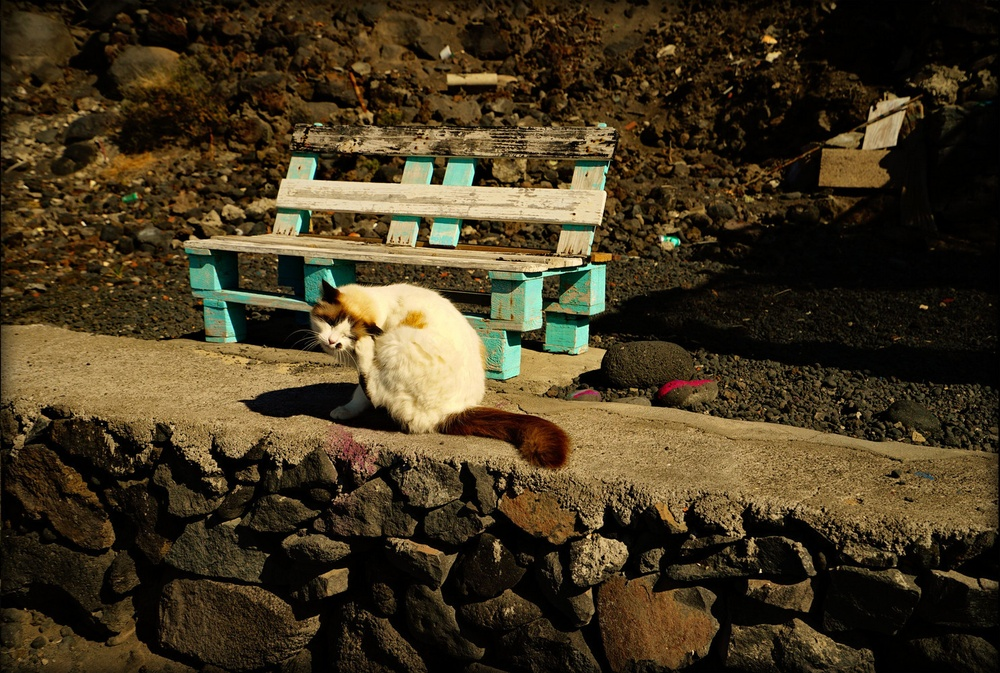
#> input picture assignment/images/cat_l.jpg, 1000 x 673 px, shrunk from 1486 x 1000 before the run
$ python final-assignment.py
#> lines starting #> are read from the running program, lines starting #| are printed output that depends on the picture; after the words box and inside, x2 and y2 are one past the last pixel; in counts of white or black regions, pixels touching at a corner belong together
### assignment/ipl.py
#!/usr/bin/env python

'''
This module (image-processing-library) contains functions and classes used for image processing.
'''

import numpy as np
import cv2 as cv
from matplotlib import pyplot as plt


# class to collect images with labels and display them all at once
class ImageDisplay:
    def __init__(self):
        self.images = []
        self.labels = []
        self.colors = []

    # adds an image to the collection
    def add_image(self, img, label, color='gray'):
        self.images.append(img)
        self.labels.append(label)
        self.colors.append(color)

    # displays all added images
    def show(self):
        img_len = len(self.images)
        sqrt = np.ceil(np.sqrt(img_len))
        for i in range(img_len):
            plt.subplot(sqrt, sqrt, i +
                        1), plt.imshow(self.images[i], self.colors[i])
            plt.title(self.labels[i])
            plt.xticks([]), plt.yticks([])
        plt.show()


# class to produce a segmentation filter for an image
class ImageSegmentation:
    # saves the image to segment and the initial filter
    def __init__(self, img, bg_color=[0, 0, 255]):
        self.filter = np.full(np.shape(img), bg_color)
        self.img = img

    # add a mask to the filter
    def add_mask(self, mask, color):
        self.filter[mask == 255] = color

    # applies a mask to the image and returns the result
    def apply_mask(self, mask):
        return cv.bitwise_and(self.img, self.img, mask=mask)

    # returns the current filter
    def get_filter(self):
        return self.filter


# loads images and converts them to rgb
def load_images():
    imgL = cv.imread('images/cat_l.jpg', 1)
#> imgL is the input picture: shape (673, 1000, 3); mean B, G, R 32.4, 54.9, 67.2
    imgR = cv.imread('images/cat_r.jpg', 1)
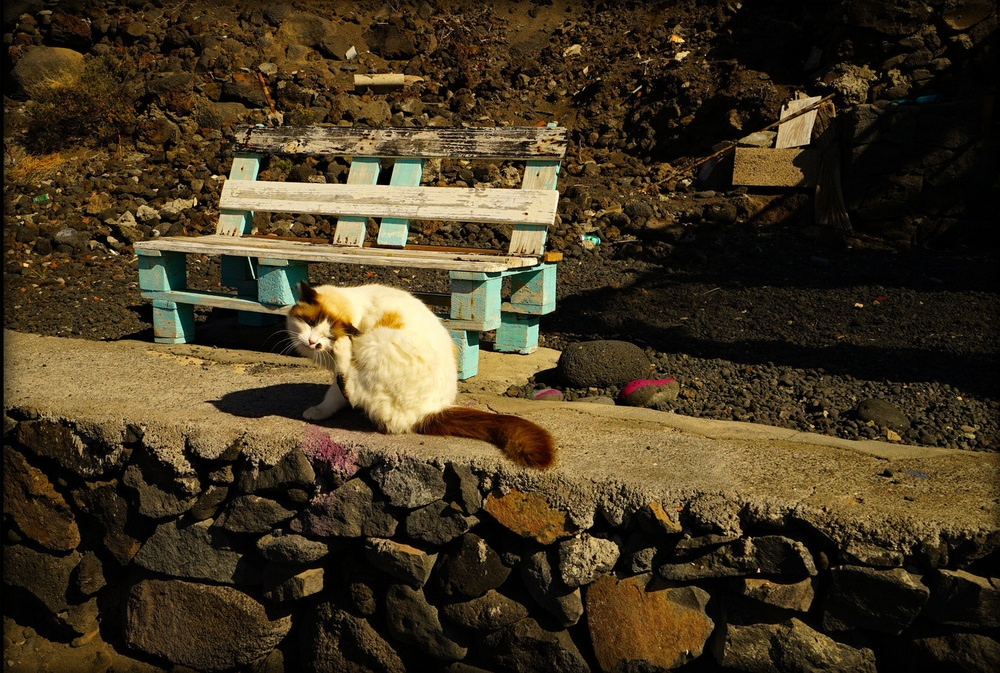
#> input picture assignment/images/cat_r.jpg, 1000 x 673 px, shrunk from 1486 x 1000 before the run
#> imgR is the input picture: shape (673, 1000, 3); mean B, G, R 33.2, 55.4, 67.7
    imgL = cv.cvtColor(imgL, cv.COLOR_BGR2RGB)
    imgR = cv.cvtColor(imgR, cv.COLOR_BGR2RGB)
    return imgL, imgR


# gererate depth map
def build_depth_map(imgL, imgR):
    stereo = cv.StereoBM_create()
    stereo.setBlockSize(37)  # default: 21
    stereo.setDisp12MaxDiff(-1)  # default: -1
    stereo.setMinDisparity(0)  # default: 0
    stereo.setNumDisparities(96)  # default: 64
    stereo.setSpeckleRange(0)  # default: 0
    stereo.setSpeckleWindowSize(0)  # default: 0
    stereo.setPreFilterCap(31)  # default: 31
    stereo.setPreFilterSize(9)  # default: 9
    stereo.setPreFilterType(1)  # default: 1
    stereo.setSmallerBlockSize(0)  # default: 0
    stereo.setTextureThreshold(10)  # default: 10
    stereo.setUniquenessRatio(13)  # default: 15
    return stereo.compute(imgL, imgR)


# applies dilation and erode to the given image with the given kernel size
def morph_close(img, kernel_size=10, iterations=1):
    kernel = np.ones((kernel_size, kernel_size), np.uint8)
    img_dilation = cv.dilate(img, kernel, iterations=iterations)
    img_erode = cv.erode(img_dilation, kernel, iterations=iterations)
    return img_erode


# applies erode and dilation to the given image with the given kernel size
def morph_open(img, kernel_size=10, iterations=1):
    kernel = np.ones((kernel_size, kernel_size), np.uint8)
    img_erode = cv.erode(img, kernel, iterations=iterations)
    img_dilation = cv.dilate(img_erode, kernel, iterations=iterations)
    return img_dilation

### assignment/final-assignment.py
#!/usr/bin/env python
# coding: utf-8

# # Image Processing Assignment
#
# Michael Gabler - michael.gabler@etu.u-bordeaux.fr
#
# This assignment will show how to segment an image using methods from the Image Processing course and the opencv implementation for Python. The goal is to load a stereoscopic image and generate a filter for it where every object of the picture is filled with a different color. This filter could be used to extract the objects of the original image.

# ## Load libraries
#
# First of all, it's necessary to load all required libraries like numpy, opencv and matplotlib. Since images are represented as matrices or multi-dimensional arrays numpy can help to manipulate them using basic mathematical operations. For more complex image processing opencv is a good choice. It's a library that contains many pre-programmed algorithms for various purposes in the field of computer vision and is therefore useful for this project. With matplotlib it's possible to easily display an image visually to show the current progress.
#
# All other functions and classes that are used in this assignment were put to another python file to make the code in this documentation easier to read. The code can be found in `ipl.py` where there's additional documentation in form of code comments, too.

# In[1]:


import numpy as np
import cv2 as cv
from matplotlib import pyplot as plt
import ipl

# container to collect all produced images to display them in the end
results = ipl.ImageDisplay()


# ## Load images
#
# In this section the image that needs to be processed is loaded. All the methods are applied to a photo that shows an outdoor scene with a cat on a wall and a bench in the background. The task is to build a filter image that colors the areas for the cat, the bench and the wall. Since the photo was taken with a stereoscopic camera there are two pictures which slightly different viewing angles. The function `load_images` returns the pictures `imgL` and `imgR` that correspond to the left and right camera or to the two eyes when considering a human observer.
#
# Both images are loaded with the rgb color scheme and have the shape `(1000, 1486, 3)` which corresponds to a picture with 1486 x 1000 pixels with 3 color channels for each pixel. They are also converted to obtain a grayscale representation since this is needed for further processing.

# In[2]:


imgL, imgR = ipl.load_images()

print('imgL shape:', np.shape(imgL))
#| imgL shape: (673, 1000, 3)
print('imgR shape:', np.shape(imgR))
#| imgR shape: (673, 1000, 3)

# produce gray-scale copies of the images
imgL_gray = cv.cvtColor(imgL, cv.COLOR_RGB2GRAY)
imgR_gray = cv.cvtColor(imgR, cv.COLOR_RGB2GRAY)
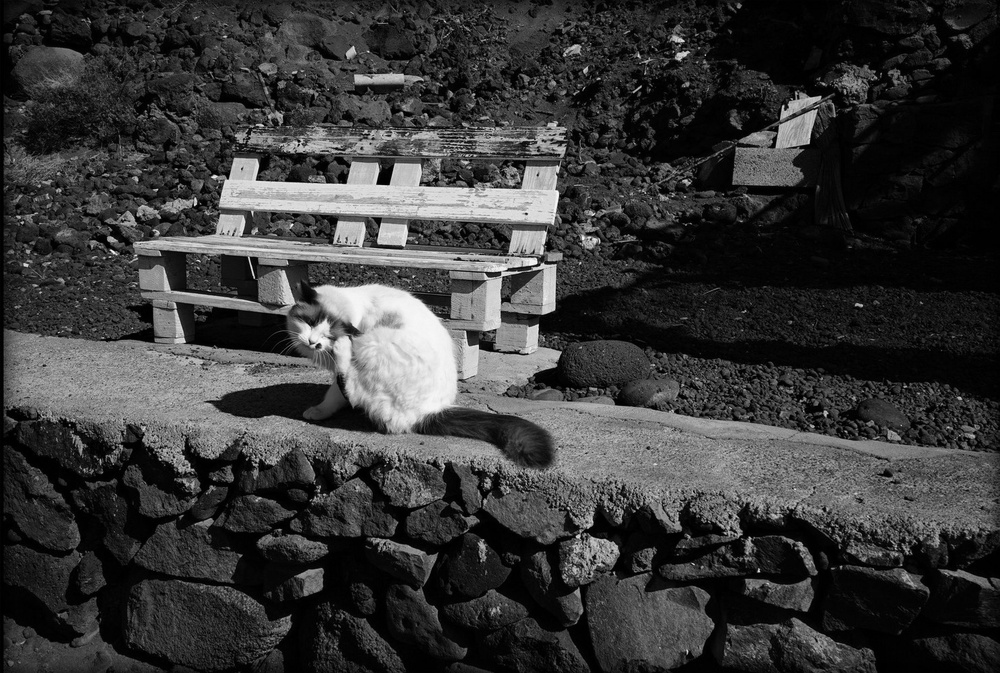
#> imgR_gray: shape (673, 1000); min 0, max 251, mean 56.5

results.add_image(imgL, 'original', 'viridis')
plt.imshow(imgL)
plt.show()


# ## Build depth map
#
# The next step is to build a depth map with the stereoscopic image. Since the same scene is captured from two different viewing angles it is possible to calculate the distance between a pixel from each image that refers to the same point in the scene. Because of the camera setting pixels that are closer to the camera should have a bigger distance than pixels that are more in the background. The used algorithm takes the grayscale representation of the loaded images and tries to find matching pixels to calculate their distances. The result is a grayscale image of the same shape as the input with pixel values that describe the depth of the pixel. The higher the value the higher is the pixel's distance from the camera which means that the distance between the corresponding pixels in `imgL` and `imgR` is small.
#
# After the depth map is generated its values are mapped to a range between 0 and 255 so that they can be saved as 8 bit unsigned integer values. Unfortunately, the algorithm produces some noise due to incorrect pixel mappings which can be reduced by applying a low-pass filter like the median blur used in this example.

# In[3]:


depth_map = ipl.build_depth_map(imgL_gray, imgR_gray)

# norm the depth map values to 255 (unsigned int)
depth_map = depth_map + np.absolute(np.amin(depth_map))
depth_map = np.uint8(depth_map / np.amax(depth_map) * 255)

# reduce noise with low-pass filter
depth_map = cv.medianBlur(depth_map, 7)
depth_map = ipl.morph_close(depth_map)

results.add_image(depth_map, 'depth map')
plt.imshow(depth_map, 'gray')
plt.show()


# ## Create final filter image
#
# The final segmentation image is constructed by the class `ImageSegmentation` which initially creates an empty picture with the same shape as the original image and fills it with blue color. As the segmentation masks are built, they can be added using a different color.

# In[4]:


final_segmentation = ipl.ImageSegmentation(imgL)


# ## Segment cat
#
# There are multiple ways to extract an area from an image. In this example the cat is extracted using the depth map and color thresholding. First of all, the depth map is filtered to gain all pixels that have the same distance to the camera as the cat. This results in a filter that also selects some pixels of the wall since they have the same distance, and which are considered as noise. To reduce the amount of noise a second filter is built that uses color thresholding to get all pixels of the wall. Since the colors of the wall and the cat are very different the second filter doesn't contain pixels of the cat. The second filter can now be subtracted from the first one which results in a mask for the cat with less noise.
#
# To make the masks more precise the erode and dilation methods are used which make the selected areas smaller at first and enlarge them in the second step again to get the original size. During that process small noisy areas disappear. If they are used in reversed order, they can help to fill gaps between larger areas.
#
# The cat mask is added to the `final_segmentation` using red color. The displayed image shows the original picture with the applied cat mask.

# In[5]:


# threshold on depth map
ret, cat_filter1 = cv.threshold(
    depth_map, 100, 255, cv.THRESH_TOZERO_INV)
ret, cat_filter1 = cv.threshold(
    cat_filter1, 75, 255, cv.THRESH_BINARY)
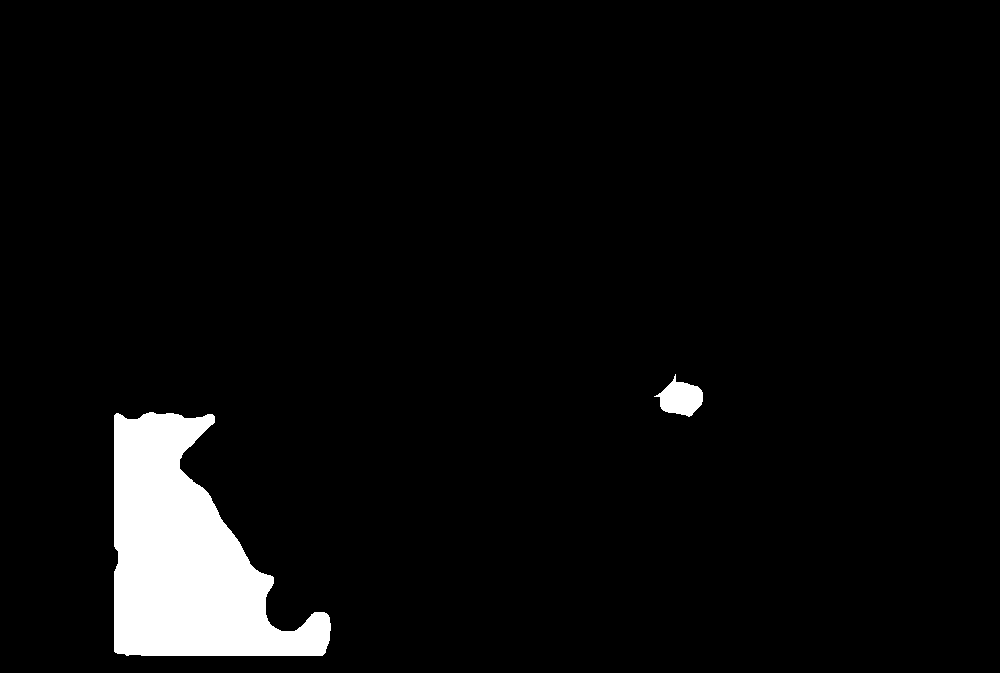
#> cat_filter1: shape (673, 1000); 4.7% white; 2 white regions, box (x1, y1, x2, y2) and area: (114, 412, 331, 656) 30492, (654, 374, 703, 417) 1196

# color threshold on the image to select the wall
cat_filter2 = cv.inRange(imgL, np.array(
    [30, 30, 30]), np.array([150, 150, 80]))
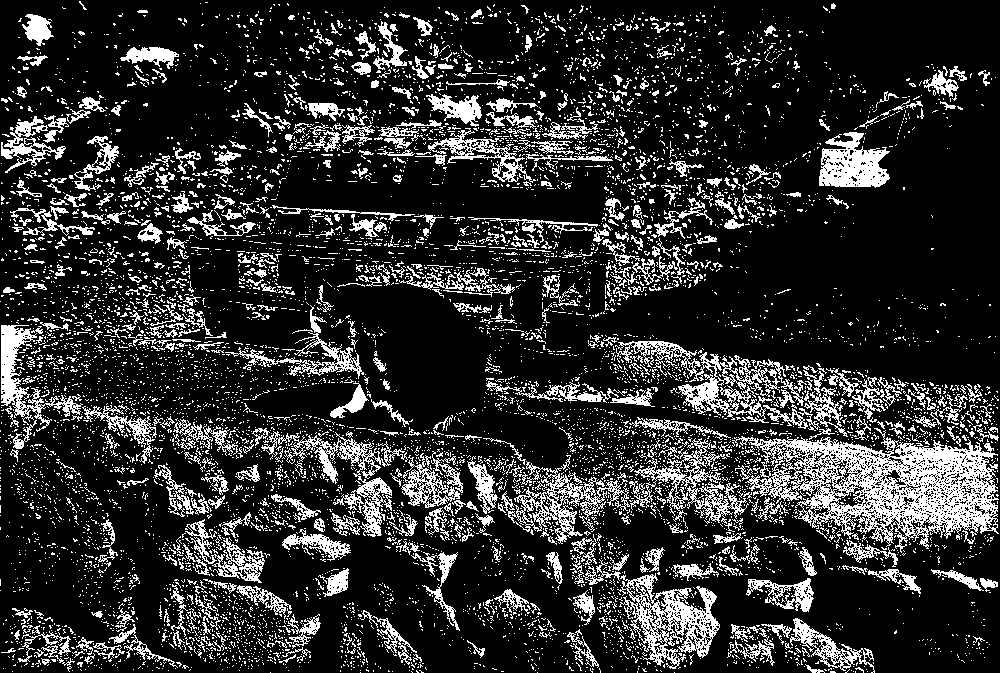
#> cat_filter2: shape (673, 1000); 18.3% white in thin lines or dots
cat_filter2 = ipl.morph_close(cat_filter2, 15)
#> call 2 of morph_close, with kernel_size = 15, iterations = 1
#> in morph_close (call 2), `img_dilation = cv.dilate(img, kernel, iterations=iterations)`:
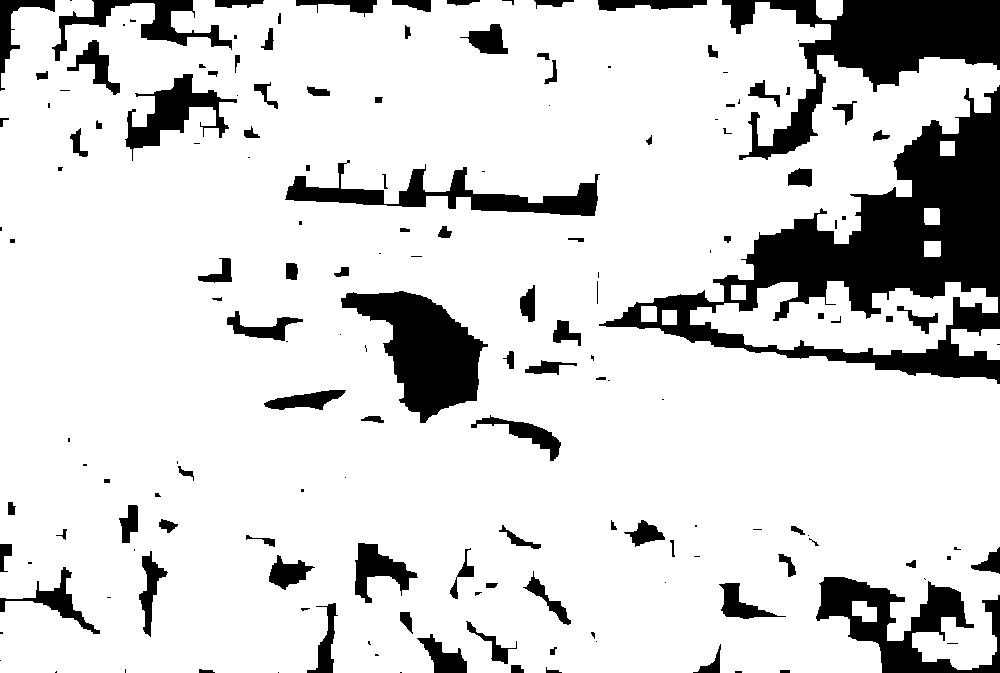
#> img_dilation: shape (673, 1000); 84.3% white; 165 black regions (64 under 20 px), largest, box (x1, y1, x2, y2) and area: (599, 85, 1000, 384) 35952, (722, 0, 1000, 160) 15567, (341, 291, 488, 423) 9590

# subtract filter 2 from filter 1
cat_filter = cv.subtract(cat_filter1, cat_filter2)
#> cat_filter: shape (673, 1000); 1% white; 10 white regions (1 under 20 px), largest, box (x1, y1, x2, y2) and area: (114, 498, 175, 644) 4317, (152, 512, 185, 540) 806, (309, 612, 331, 656) 621

# fill gaps and reduce noise
cat_filter = ipl.morph_open(cat_filter)
cat_filter = ipl.morph_close(cat_filter, 20)

results.add_image(cat_filter, 'cat filter')
final_segmentation.add_mask(cat_filter, [255, 0, 0])
plt.imshow(final_segmentation.apply_mask(cat_filter))
plt.show()


# ## Segment bench
#
# After building a mask for the cat the next object to extract from the picture is the bench in the background. Since there are no other objects in the picture that have the same distance to the camera it is sufficient to just use the depth map again and select all the pixels with the bench's distance.
#
# The resulting mask is also added to the `final_segmentation` using green color and the displayed image shows the selected area of the original image.

# In[6]:


# threshold on depth map
ret, bench_filter = cv.threshold(
    depth_map, 230, 255, cv.THRESH_TOZERO_INV)
ret, bench_filter = cv.threshold(
    bench_filter, 156, 255, cv.THRESH_BINARY)
#> bench_filter: shape (673, 1000); 2.3% white; 18 white regions (5 under 20 px), largest, box (x1, y1, x2, y2) and area: (114, 204, 270, 266) 4332, (643, 205, 767, 258) 2711, (773, 176, 942, 241) 2665

# fill gaps and reduce noise
bench_filter = ipl.morph_open(bench_filter)
bench_filter = ipl.morph_close(bench_filter)

results.add_image(bench_filter, 'bench filter')
final_segmentation.add_mask(bench_filter, [0, 255, 0])
plt.imshow(final_segmentation.apply_mask(bench_filter))
plt.show()


# ## Segment wall
#
# To build the mask for the wall the same algorithms as before are applied. The threshold on the depth map results in a filter that contains the wall but also the cat because it has the same distance to the camera as parts of the wall. To exclude the cat from the wall filter it's necessary to subtract the already produced cat filter from it. After that the area of the wall has some gaps that can be filled by applying erode and dilation again but with a larger kernel size to get a smooth filter for the wall without noise.
#
# The mask is also added to the `final_segmentation` with yellow color.

# In[7]:


# threshold on depth map
ret, wall_filter = cv.threshold(
    depth_map, 142, 255, cv.THRESH_TOZERO_INV)
ret, wall_filter = cv.threshold(
    wall_filter, 1, 255, cv.THRESH_BINARY)
#> wall_filter: shape (673, 1000); 31.5% white; 10 white regions (2 under 20 px), largest, box (x1, y1, x2, y2) and area: (114, 246, 897, 656) 168963, (403, 120, 703, 417) 36767, (179, 236, 256, 346) 4787

# subtract cat filter
wall_filter = cv.subtract(wall_filter, cat_filter)
#> wall_filter: shape (673, 1000); 30.4% white; 10 white regions (2 under 20 px), largest, box (x1, y1, x2, y2) and area: (114, 246, 897, 656) 161957, (403, 120, 703, 417) 36603, (179, 236, 256, 346) 4787

# fill gaps and reduce noise
wall_filter = ipl.morph_open(wall_filter, 20, 2)
wall_filter = ipl.morph_close(wall_filter, 50, 3)

results.add_image(wall_filter, 'wall filter')
final_segmentation.add_mask(wall_filter, [255, 255, 0])
plt.imshow(final_segmentation.apply_mask(wall_filter))
#> in apply_mask (call 3), `return cv.bitwise_and(self.img, self.img, mask=mask)`:
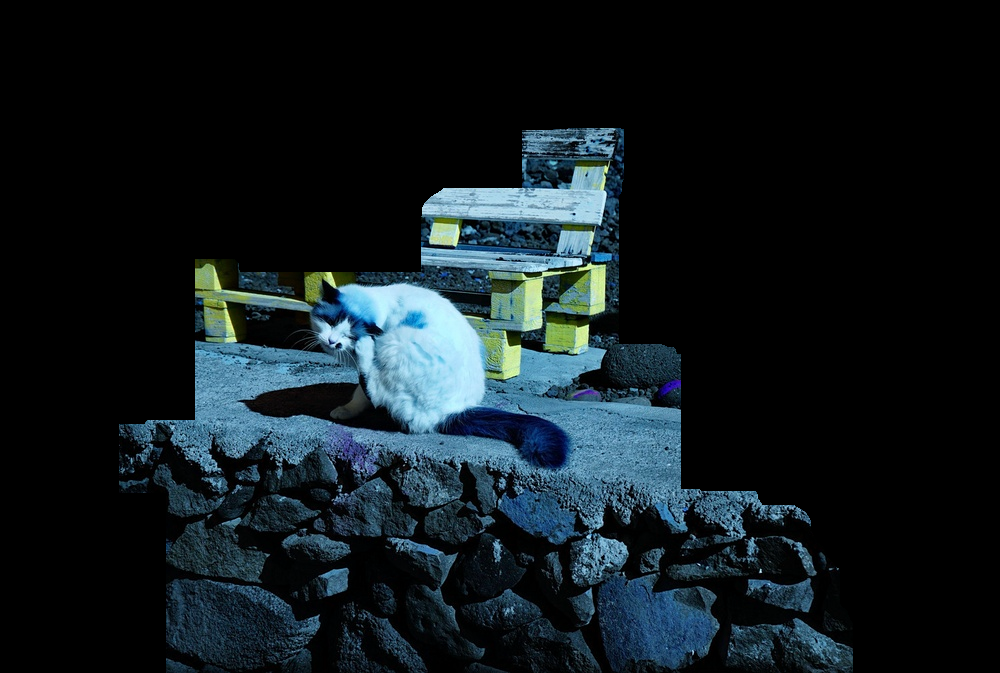
#> returned value: shape (673, 1000, 3); mean of channels 0, 1, 2 31.5, 27, 17.5; drawn as B, G, R
plt.show()


# ## Display results
#
# This section shows the produced masks together with the original image. The last output is the final segmentation which shows the cat in red, the bench in green and the blue background.

# In[8]:


# add the final segmentation to results
results.add_image(final_segmentation.get_filter(), 'final segmentation', 'viridis')

# show all saved images
results.show()
#> in show, `img_len = len(self.images)`: img_len = 6
#> in show, `sqrt = np.ceil(np.sqrt(img_len))`: sqrt = 3
#> in show, `plt.show()`:
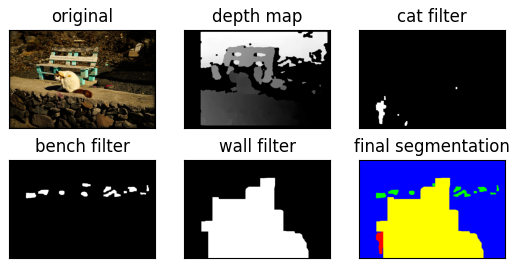
#> figure drawn by matplotlib, 6 panels
